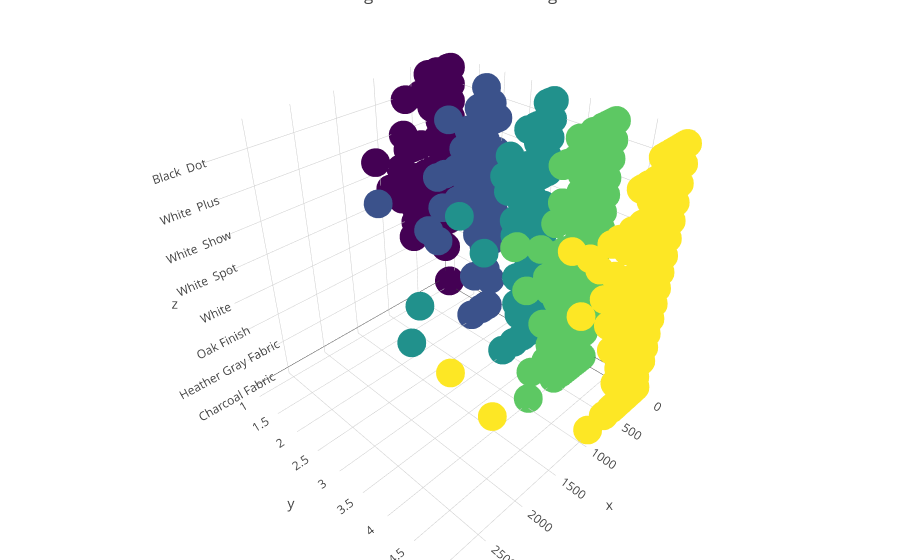

The code cell stored with this chart in its notebook:
### Markdown cell above
### Ratings vs Length vs Variation

### Code cell
trace = go.Scatter3d(
    x = data['length'],
    y = data['rating'],
    z = data['variation'],
    name = 'Amazon Alexa',
    mode='markers',
    marker=dict(
        size=10,
        color = data['rating'],
        colorscale = 'Viridis',
    )
)
df = [trace]

layout = go.Layout(
    title = 'Length vs Variation vs Ratings',
    margin=dict(
        l=0,
        r=0,
        b=0,
        t=0  
    )
    
)
fig = go.Figure(data = df, layout = 
                layout)
iplot(fig)

### Figure 1 — Plotly figure (JSON) as saved in the notebook; plotly's stock layout.template omitted (floating-point values rounded to 4 significant figures; data arrays with more than 128 entries replaced by an {"elided": "..."} marker saying what was removed)
{"data": [{"marker": {"color": {"elided": "3150 int values"}, "colorscale": "Viridis", "size": 10}, "mode": "markers", "name": "Amazon Alexa", "type": "scatter3d", "x": {"elided": "3150 int values"}, "y": {"elided": "3150 int values"}, "z": {"elided": "3150 str values"}}], "layout": {"margin": {"b": 0, "l": 0, "r": 0, "t": 0}, "title": "Length vs Variation vs Ratings"}}
